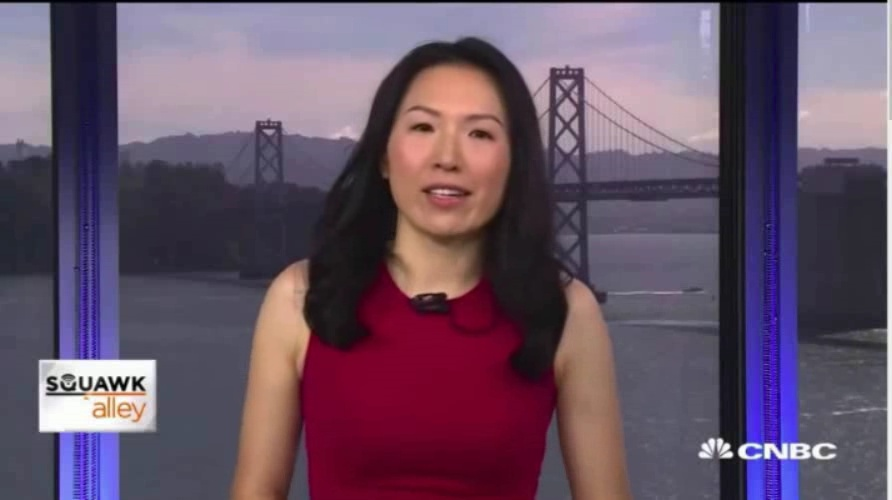
#> input picture datasets/frames/test/real/celebdf_2_real_0ad28a59bf-0.jpg, 892 x 500 px, found by its file name
$ jupyter execute --allow-errors EDA.ipynb   (shell and % lines are left out)
#> lines starting #> are read from the running program, lines starting #| are printed output that depends on the picture
<font style='font-size:24px; font-weight:bold'>Определение дипфейков по фотографии.</font>

**Годовой проект по первому курсу магистерской подготовки МОВС ВШЭ.**

<font style='font-size:18px; font-weight:bold'>
<br> Команда: Тимур Ермешев.
<br> Куратор: Вячеслав Пирогов.
</font>

<font style='font-size:24px; font-weight:bold'>Разведочный анализ данных.</font>

# **Данные:**

Данные состоят из двух датасетов:

[**FaceForensics++**](https://github.com/ondyari/FaceForensics/tree/master/dataset)  - датасет, который состоит из оригинальных видео, которые были изменены следующими методами

    Deepfakes
    Face2Face
    FaceSwap
    NeuralTextures.

Видеофалы аккумулированы локально в папке проекта datasets:

    datasets/videos/faceforensics/real - 363 оригинальных видеофайла с YouTube без изменений.
    datasets/videos/faceforensics/fake - 3068 видеофайлов с измененным лицом (дипфейк).

Все видеофайлы имеют следущие параметры:

    ширина кадра - 1920
    высота кадра - 1080
    частота кадров - 24 кадра/с

[**Celeb-DF**](https://paperswithcode.com/dataset/celeb-df)  - датасет, который состоит из оригинальных видео, которые были изменены.

Видеофалы аккумулированы локально в папке проекта datasets:

    datasets/videos/celebdf_2/real - 300 оригинальных видеофайла с YouTube без изменений.
    datasets/videos/celebdf_2/fake - 5639 видеофайлов с измененным лицом (дипфейк).

Все видеофайлы имеют разную ширину и высоту кадра, но при этом частота кадров = 30 кадров/с.

# Формирование датасета

1. Объединение двух датасетов в один.
2. Вытащить по 4 кадра с каждого видео для формирования датасета.
3. Перед вытаскиванием кадров из видео, произвести разделение на:

    *    Train - 60%
    *    Validation - 20%
    *    Test - 20%

Разделение необходимо произвести до раскадровки, чтобы кадры из одного видео не смогли попасть во разные выборки, для исключения утечки.

Для разделения написан код, который:

1. Создает необходимые директории в datasets/frames/
2. Собирает все названия видеофайлов и пути к ним.
3. Модулем train_test_split из sklearn разбивает все названия видеофайлов на 3 выборки (train, val, test)
4. Обращаясь по пути к файлу, берет из него 4 кадра случайным образом
5. Записывает их в соответствующую директорию
6. Создает для каждого кадра уникальное имя модулем uuid, прибавив к нему название датасета (faceforensics, celebdf_2) и класс объекта (real, fake)
7. Записывает новые имена файлов в names.csv

В итоге новый датасет имеет 37480 файлов.

При необходимости датасет может быть увеличен.

При высоких показателях метрики модель может быть испытана на другом датасете. Например с ресурса [Roboflow](https://roboflow.com/)

[cell 1]
from collections import defaultdict
import pandas as pd
import numpy as np
import os
import cv2
from PIL import Image
import matplotlib.pyplot as plt

import random
import uuid

from tqdm.autonotebook import trange

from sklearn.model_selection import train_test_split
RANDOM_STATE = 12345
random.seed(RANDOM_STATE)

# Напечатаем несколько фотографий каждого класса

[cell 2]
real_path = os.path.join(os.getcwd(), 'datasets', 'frames', 'train', 'real')
fake_path = os.path.join(os.getcwd(), 'datasets', 'frames', 'train', 'fake')

[cell 3]
def show_frames(path, title='Title', rows=3, cols=2):
    nums = rows * cols
    files_lst = random.sample(os.listdir(path), nums)

    fig, axx = plt.subplots(rows, cols, figsize=(5 * rows, 15))
    plt.suptitle(title, size=16)
    counter = 0
    for row in range(rows):
        for col in range(cols):
            img = cv2.imread(os.path.join(path, files_lst[counter]))#[...,::-1] #BGR2RGB
            img = cv2.cvtColor(img, cv2.COLOR_BGR2RGB)
            height, width, channels = img.shape
            resolution = f'resolution {width}x{height}'
            axx[row][col].imshow(img)
            axx[row][col].set_title(f'{files_lst[counter]}\n{resolution}')
            counter += 1
    plt.show()

#> (a cell that did not finish here is left out)

#> (a cell that did not finish here is left out)


# Подсчет среднего и дисперсии для каждого канала отдельно

[cell 6]
names_dict = {'name': [],
              'phase': [],
              'class': [],
              'link': [],
              'height': [],
              'width': [],
             }
phases = ['train', 'val', 'test']
classes = ['real', 'fake']
frames_path = os.path.join(os.getcwd(), 'datasets', 'frames')

[cell 7]
for phase in phases:
    for class_name in classes:
        link = os.path.join(frames_path, phase, class_name)
        names = os.listdir(link)
        names_dict['name'].extend(names)
        links = [os.path.join(link, name) for name in names]
        names_dict['link'].extend(links)
        names_dict['phase'].extend([phase] * len(names))
        names_dict['class'].extend([class_name] * len(names))

[cell 8]
pbar = trange(len(names_dict['link']), desc='iteration')

for i in pbar:
    img = cv2.imread(names_dict['link'][i])
#> img is the input picture: shape (500, 892, 3); mean B, G, R 101.8, 82.3, 103.1
    height, width, channels = img.shape
#> height = 500; width = 892; channels = 3
    names_dict['height'].append(height)
    names_dict['width'].append(width)

[cell 9]
df = pd.DataFrame(names_dict)
#> df = table of 6 rows and 6 columns
df = df.drop(columns=['link'])
#> df = table of 6 rows and 5 columns
df.to_csv('dataset_names.csv', index=False)
df.head()
#> Out = table of 5 rows and 5 columns

[cell 10]
# %%script false
# get image links

imgs_path = []

for phase in ['train']:
    for class_name in classes:
        link = os.path.join(frames_path, phase, class_name)
        names = os.listdir(link)
#         imgs_path.extend([os.path.join(link, name) for name in names if '0' in name.split('-')[-1]])
        imgs_path.extend([os.path.join(link, name) for name in names])
len(imgs_path)

[cell 11]
def get_variance(imgs_path, batch_size = 16):
    n = round(len(imgs_path) / 16)
    path_split = np.array_split(imgs_path, n)
    total_sum = np.array([0.0, 0.0, 0.0])
    total_count = 0
    total_sq_sum = np.array([0.0, 0.0, 0.0])

    pbar = trange(len(path_split), desc='iteration')

    for i in pbar:
        imgs_paths = path_split[i]
        rgb_values = np.concatenate(
            [Image.open(img).getdata() for img in imgs_paths],
            axis = 0
        ) / 255.

        total_sum += np.sum(rgb_values, axis=0)
        total_count += len(rgb_values)
        total_sq_sum += np.sum(rgb_values**2, axis=0)


    mean_rgb = total_sum / total_count
    var_rgb  = (total_sq_sum / total_count) - (mean_rgb ** 2)
    std_rgb  = np.sqrt(var_rgb)
    return mean_rgb, var_rgb, std_rgb

#> (a cell that did not finish here is left out)

[cell 13]
df['resolution'] = df.apply(lambda x: str(x.width) + 'x' + str(x.height), axis=1)
df = df.sort_values(by=['height', 'width'], ascending=False).reset_index(drop=True)
#> df = table of 6 rows and 6 columns
df.to_csv('dataset_names.csv', index=False)
df['resolution'].nunique()
#> Out = 2

[cell 14]
df.head()
#> Out = table of 5 rows and 6 columns

[cell 15]
plt.figure(figsize=(14,10))
plt.hist(df['resolution'], bins=df['resolution'].nunique())

plt.title('Destribution of pictures resolution', size=16)
plt.xlabel('Resolution', size=14)
plt.ylabel('Density', size=14)
plt.xticks(rotation=90, size=6)
plt.grid(which='major', axis='y')
plt.show()
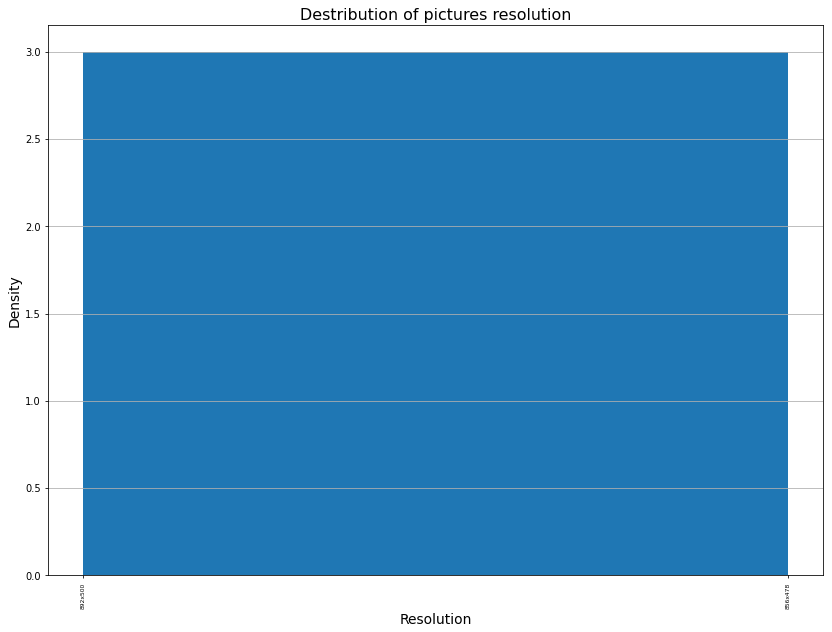
#> figure drawn by matplotlib, 1 panel
